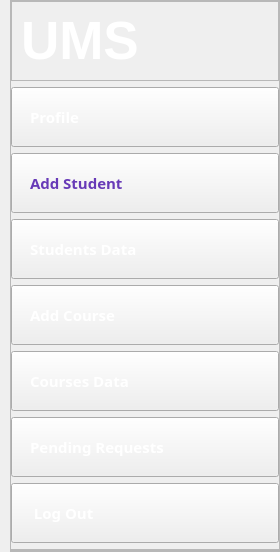
    <widget class="QWidget" name="leftMenu" native="true">
     <property name="minimumSize">
      <size>
       <width>280</width>
       <height>0</height>
      </size>
     </property>
     <property name="maximumSize">
      <size>
       <width>270</width>
       <height>678</height>
      </size>
     </property>
     <property name="styleSheet">
      <string notr="true">border-image:url(&quot;22.png&quot;);</string>
     </property>
     <layout class="QVBoxLayout" name="verticalLayout_24">
      <property name="leftMargin">
       <number>10</number>
      </property>
      <property name="topMargin">
       <number>0</number>
      </property>
      <property name="rightMargin">
       <number>0</number>
      </property>
      <property name="bottomMargin">
       <number>0</number>
      </property>
      <item>
       <widget class="QFrame" name="frame_19">
        <property name="frameShape">
         <enum>QFrame::StyledPanel</enum>
        </property>
        <property name="frameShadow">
         <enum>QFrame::Raised</enum>
        </property>
        <layout class="QVBoxLayout" name="verticalLayout_25">
         <property name="leftMargin">
          <number>0</number>
         </property>
         <property name="topMargin">
          <number>0</number>
         </property>
         <property name="rightMargin">
          <number>0</number>
         </property>
         <property name="bottomMargin">
          <number>0</number>
         </property>
         <item alignment="Qt::AlignTop">
          <widget class="QFrame" name="frame_20">
           <property name="styleSheet">
            <string notr="true">border-image:url(&quot;C:/Users/Hema/Desktop/Project/22.png&quot;);</string>
           </property>
           <property name="frameShape">
            <enum>QFrame::StyledPanel</enum>
           </property>
           <property name="frameShadow">
            <enum>QFrame::Raised</enum>
           </property>
           <layout class="QHBoxLayout" name="horizontalLayout_17">
            <item>
             <widget class="QLabel" name="label_10">
              <property name="font">
               <font>
                <family>Tahoma</family>
                <pointsize>40</pointsize>
                <italic>false</italic>
                <bold>true</bold>
               </font>
              </property>
              <property name="styleSheet">
               <string notr="true">COLOR:rgb(255, 255, 255);
font: 700 40pt &quot;Tahoma&quot;;</string>
              </property>
              <property name="text">
               <string>UMS</string>
              </property>
             </widget>
            </item>
            <item>
             <widget class="QPushButton" name="pushButton_39">
              <property name="maximumSize">
               <size>
                <width>35</width>
                <height>35</height>
               </size>
              </property>
              <property name="cursor">
               <cursorShape>PointingHandCursor</cursorShape>
              </property>
              <property name="styleSheet">
               <string notr="true">border-image:url(close.png);
border-radius:17px;</string>
              </property>
              <property name="text">
               <string/>
              </property>
              <property name="iconSize">
               <size>
                <width>20</width>
                <height>20</height>
               </size>
              </property>
             </widget>
            </item>
           </layout>
          </widget>
         </item>
         <item>
          <widget class="QPushButton" name="pushButton_40">
           <property name="minimumSize">
            <size>
             <width>0</width>
             <height>0</height>
            </size>
           </property>
           <property name="font">
            <font>
             <family>Arial Black</family>
             <pointsize>11</pointsize>
             <italic>false</italic>
             <bold>true</bold>
            </font>
           </property>
           <property name="cursor">
            <cursorShape>PointingHandCursor</cursorShape>
           </property>
           <property name="styleSheet">
            <string notr="true">*{padding:18px;
text-align:left;
font: 900 11pt &quot;Arial Black&quot;;
color:rgb(255, 255, 255);
}

#pushButton_40::hover{
border-image: url(white.png);
color:rgb(103,58,183);
}</string>
           </property>
           <property name="text">
            <string>Profile</string>
           </property>
          </widget>
         </item>
         <item>
          <widget class="QPushButton" name="pushButton_41">
           <property name="font">
            <font>
             <family>Arial Black</family>
             <pointsize>11</pointsize>
             <italic>false</italic>
             <bold>true</bold>
            </font>
           </property>
           <property name="cursor">
            <cursorShape>PointingHandCursor</cursorShape>
           </property>
           <property name="styleSheet">
            <string notr="true">border-image: url(white.png);
padding:18px;
font: 900 11pt &quot;Arial Black&quot;;
text-align:left;
color:rgb(103,58,183);</string>
           </property>
           <property name="text">
            <string>Add Student</string>
           </property>
          </widget>
         </item>
         <item>
          <widget class="QPushButton" name="pushButton_43">
           <property name="font">
            <font>
             <family>Arial Black</family>
             <pointsize>11</pointsize>
             <italic>false</italic>
             <bold>true</bold>
            </font>
           </property>
           <property name="cursor">
            <cursorShape>PointingHandCursor</cursorShape>
           </property>
           <property name="styleSheet">
            <string notr="true">*{padding:18px;
text-align:left;
font: 900 11pt &quot;Arial Black&quot;;
color:rgb(255, 255, 255);
}

#pushButton_43::hover{
border-image: url(white.png);
color:rgb(103,58,183);
}</string>
           </property>
           <property name="text">
            <string>Students Data</string>
           </property>
          </widget>
         </item>
         <item>
          <widget class="QPushButton" name="pushButton_42">
           <property name="font">
            <font>
             <family>Arial Black</family>
             <pointsize>11</pointsize>
             <italic>false</italic>
             <bold>true</bold>
            </font>
           </property>
           <property name="cursor">
            <cursorShape>PointingHandCursor</cursorShape>
           </property>
           <property name="styleSheet">
            <string notr="true">*{padding:18px;
text-align:left;
font: 900 11pt &quot;Arial Black&quot;;
color:rgb(255, 255, 255);
}

#pushButton_42::hover{
border-image: url(white.png);
color:rgb(103,58,183);
}</string>
           </property>
           <property name="text">
            <string>Add Course</string>
           </property>
          </widget>
         </item>
         <item>
          <widget class="QPushButton" name="pushButton_47">
           <property name="font">
            <font>
             <family>Arial Black</family>
             <pointsize>11</pointsize>
             <italic>false</italic>
             <bold>true</bold>
            </font>
           </property>
           <property name="cursor">
            <cursorShape>PointingHandCursor</cursorShape>
           </property>
           <property name="styleSheet">
            <string notr="true">*{padding:18px;
text-align:left;
font: 900 11pt &quot;Arial Black&quot;;
color:rgb(255, 255, 255);
}

#pushButton_47::hover{
border-image: url(white.png);
color:rgb(103,58,183);
}</string>
           </property>
           <property name="text">
            <string>Courses Data</string>
           </property>
          </widget>
         </item>
         <item>
          <widget class="QPushButton" name="pushButton_46">
           <property name="font">
            <font>
             <family>Arial Black</family>
             <pointsize>11</pointsize>
             <italic>false</italic>
             <bold>true</bold>
            </font>
           </property>
           <property name="cursor">
            <cursorShape>PointingHandCursor</cursorShape>
           </property>
           <property name="styleSheet">
            <string notr="true">*{padding:18px;
text-align:left;
font: 900 11pt &quot;Arial Black&quot;;
color:rgb(255, 255, 255);
}

#pushButton_46::hover{
border-image: url(white.png);
color:rgb(103,58,183);
}</string>
           </property>
           <property name="text">
            <string>Pending Requests</string>
           </property>
          </widget>
         </item>
         <item>
          <widget class="QPushButton" name="pushButton_44">
           <property name="font">
            <font>
             <family>Arial Black</family>
             <pointsize>11</pointsize>
             <italic>false</italic>
             <bold>true</bold>
            </font>
           </property>
           <property name="cursor">
            <cursorShape>PointingHandCursor</cursorShape>
           </property>
           <property name="styleSheet">
            <string notr="true">*{padding:18px;
text-align:left;
font: 900 11pt &quot;Arial Black&quot;;
color:rgb(255, 255, 255);
}

#pushButton_44::hover{
border-image: url(white.png);
color:rgb(103,58,183);
}</string>
           </property>
           <property name="text">
            <string> Log Out</string>
           </property>
          </widget>
         </item>
         <item alignment="Qt::AlignTop">
          <widget class="QFrame" name="frame_21">
           <property name="sizePolicy">
            <sizepolicy hsizetype="Preferred" vsizetype="Expanding">
             <horstretch>0</horstretch>
             <verstretch>0</verstretch>
            </sizepolicy>
           </property>
           <property name="frameShape">
            <enum>QFrame::StyledPanel</enum>
           </property>
           <property name="frameShadow">
            <enum>QFrame::Raised</enum>
           </property>
           <layout class="QVBoxLayout" name="verticalLayout_26">
            <property name="spacing">
             <number>9</number>
            </property>
            <property name="leftMargin">
             <number>0</number>
            </property>
            <property name="topMargin">
             <number>0</number>
            </property>
            <property name="rightMargin">
             <number>0</number>
            </property>
            <property name="bottomMargin">
             <number>0</number>
            </property>
           </layout>
          </widget>
         </item>
        </layout>
       </widget>
      </item>
     </layout>
    </widget>
